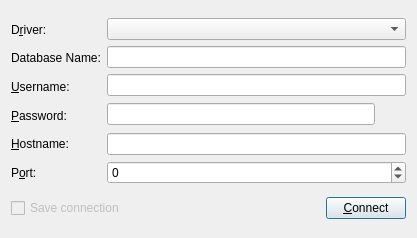
<?xml version="1.0" encoding="UTF-8"?>
<ui version="4.0">
 <class>tsm_cd</class>
 <widget class="QDialog" name="tsm_cd">
  <property name="geometry">
   <rect>
    <x>0</x>
    <y>0</y>
    <width>417</width>
    <height>238</height>
   </rect>
  </property>
  <property name="sizePolicy">
   <sizepolicy hsizetype="Fixed" vsizetype="Fixed">
    <horstretch>0</horstretch>
    <verstretch>0</verstretch>
   </sizepolicy>
  </property>
  <property name="minimumSize">
   <size>
    <width>0</width>
    <height>238</height>
   </size>
  </property>
  <property name="maximumSize">
   <size>
    <width>16777215</width>
    <height>238</height>
   </size>
  </property>
  <property name="windowTitle">
   <string>Sql watcher - connection</string>
  </property>
  <property name="windowIcon">
   <iconset resource="icons.qrc">
    <normaloff>:/new/prefix1/icons/d.png</normaloff>:/new/prefix1/icons/d.png</iconset>
  </property>
  <layout class="QVBoxLayout" name="verticalLayout_3">
   <item>
    <layout class="QHBoxLayout" name="horizontalLayout_2">
     <item>
      <layout class="QVBoxLayout" name="verticalLayout">
       <item>
        <widget class="QLabel" name="textLabel2">
         <property name="text">
          <string>D&amp;river:</string>
         </property>
         <property name="buddy">
          <cstring>comboDriver</cstring>
         </property>
        </widget>
       </item>
       <item>
        <widget class="QLabel" name="textLabel3">
         <property name="text">
          <string>Database Name:</string>
         </property>
         <property name="buddy">
          <cstring>editDatabase</cstring>
         </property>
        </widget>
       </item>
       <item>
        <widget class="QLabel" name="textLabel4">
         <property name="text">
          <string>&amp;Username:</string>
         </property>
         <property name="buddy">
          <cstring>editUsername</cstring>
         </property>
        </widget>
       </item>
       <item>
        <widget class="QLabel" name="textLabel4_2">
         <property name="text">
          <string>&amp;Password:</string>
         </property>
         <property name="buddy">
          <cstring>editPassword</cstring>
         </property>
        </widget>
       </item>
       <item>
        <widget class="QLabel" name="textLabel5">
         <property name="text">
          <string>&amp;Hostname:</string>
         </property>
         <property name="buddy">
          <cstring>editHostname</cstring>
         </property>
        </widget>
       </item>
       <item>
        <widget class="QLabel" name="textLabel5_2">
         <property name="text">
          <string>P&amp;ort:</string>
         </property>
         <property name="buddy">
          <cstring>spinBoxPort</cstring>
         </property>
        </widget>
       </item>
      </layout>
     </item>
     <item>
      <layout class="QVBoxLayout" name="verticalLayout_2">
       <item>
        <widget class="QComboBox" name="comboDriver"/>
       </item>
       <item>
        <widget class="QLineEdit" name="editDatabase">
         <property name="text">
          <string/>
         </property>
        </widget>
       </item>
       <item>
        <widget class="QLineEdit" name="editUsername">
         <property name="text">
          <string/>
         </property>
        </widget>
       </item>
       <item>
        <layout class="QHBoxLayout" name="horizontalLayout">
         <item>
          <widget class="QLineEdit" name="editPassword">
           <property name="echoMode">
            <enum>QLineEdit::Password</enum>
           </property>
          </widget>
         </item>
         <item>
          <widget class="QPushButton" name="pushButton">
           <property name="enabled">
            <bool>true</bool>
           </property>
           <property name="sizePolicy">
            <sizepolicy hsizetype="Fixed" vsizetype="Fixed">
             <horstretch>0</horstretch>
             <verstretch>0</verstretch>
            </sizepolicy>
           </property>
           <property name="maximumSize">
            <size>
             <width>25</width>
             <height>25</height>
            </size>
           </property>
           <property name="toolTip">
            <string>&lt;html&gt;&lt;head/&gt;&lt;body&gt;&lt;p&gt;Show password&lt;/p&gt;&lt;/body&gt;&lt;/html&gt;</string>
           </property>
           <property name="icon">
            <iconset resource="icons.qrc">
             <normaloff>:/new/prefix1/icons/eye.png</normaloff>:/new/prefix1/icons/eye.png</iconset>
           </property>
           <property name="flat">
            <bool>true</bool>
           </property>
          </widget>
         </item>
        </layout>
       </item>
       <item>
        <widget class="QLineEdit" name="editHostname"/>
       </item>
       <item>
        <widget class="QSpinBox" name="spinBoxPort">
         <property name="readOnly">
          <bool>false</bool>
         </property>
         <property name="specialValueText">
          <string>Default</string>
         </property>
         <property name="minimum">
          <number>-1</number>
         </property>
         <property name="maximum">
          <number>65535</number>
         </property>
        </widget>
       </item>
      </layout>
     </item>
    </layout>
   </item>
   <item>
    <layout class="QHBoxLayout" name="_2">
     <property name="spacing">
      <number>6</number>
     </property>
     <property name="leftMargin">
      <number>0</number>
     </property>
     <property name="topMargin">
      <number>0</number>
     </property>
     <property name="rightMargin">
      <number>0</number>
     </property>
     <property name="bottomMargin">
      <number>0</number>
     </property>
     <item>
      <widget class="QCheckBox" name="cbSaveConnection">
       <property name="enabled">
        <bool>false</bool>
       </property>
       <property name="text">
        <string>Save connection</string>
       </property>
      </widget>
     </item>
     <item>
      <spacer>
       <property name="orientation">
        <enum>Qt::Horizontal</enum>
       </property>
       <property name="sizeType">
        <enum>QSizePolicy::Expanding</enum>
       </property>
       <property name="sizeHint" stdset="0">
        <size>
         <width>20</width>
         <height>20</height>
        </size>
       </property>
      </spacer>
     </item>
     <item>
      <widget class="QPushButton" name="okButton">
       <property name="text">
        <string>&amp;Connect</string>
       </property>
       <property name="default">
        <bool>true</bool>
       </property>
      </widget>
     </item>
    </layout>
   </item>
  </layout>
  <action name="exit">
   <property name="checkable">
    <bool>true</bool>
   </property>
   <property name="text">
    <string>exit</string>
   </property>
   <property name="shortcut">
    <string>Esc</string>
   </property>
  </action>
 </widget>
 <resources>
  <include location="icons.qrc"/>
 </resources>
 <connections/>
</ui>
